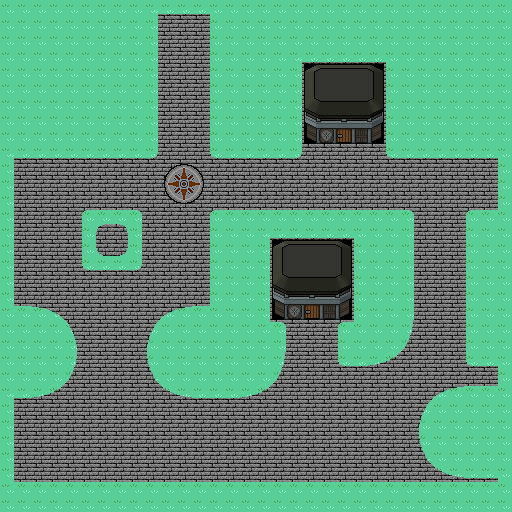

Rendered tile map (Tiled .tmx) drawn with the repository's tilesets; below, a short description and the full map source, tile grids included:
An orthogonal 32x32 tile map with 16x16 px tiles, 1 tile layer (Graphics), 5 tilesets and 10 objects.

<map version="1.0" tiledversion="2017.07.25" orientation="orthogonal" renderorder="right-down" width="32" height="32" tilewidth="16" tileheight="16" nextobjectid="28">
 <tileset firstgid="1" name="Compass" tilewidth="16" tileheight="16" tilecount="9" columns="3">
  <image source="Game/Tiles/True_Compass/Compass.png" width="48" height="48" />
 </tileset>
 <tileset firstgid="10" name="Stone_Brick_to_Grass" tilewidth="16" tileheight="16" tilecount="36" columns="6">
  <image source="Game/Tiles/Stone_Brick/Stone_Brick_to_Grass/Stone_Brick_to_Grass.png" width="96" height="96" />
 </tileset>
 <tileset firstgid="46" name="Armory" tilewidth="16" tileheight="16" tilecount="25" columns="5">
  <image source="Game/Buildings/Armory/Armory.png" width="80" height="80" />
 </tileset>
 <tileset firstgid="71" name="Big_Curve" tilewidth="16" tileheight="16" tilecount="72" columns="6">
  <image source="Game/WIP/Big_Curve.png" width="96" height="192" />
 </tileset>
 <tileset firstgid="143" name="Plot_Holes" tilewidth="16" tileheight="16" tilecount="24" columns="4">
  <image source="Game/WIP/Plot_Holes.png" width="64" height="96" />
 </tileset>
 <layer name="Graphics" width="32" height="32">
  <data encoding="csv">
20,20,20,20,20,20,20,20,20,45,26,26,26,43,20,20,20,20,20,20,20,20,20,20,20,20,20,20,20,20,20,20,
20,20,20,20,20,20,20,20,20,21,17,17,17,19,20,20,20,20,20,20,20,20,20,20,20,20,20,20,20,20,20,20,
20,20,20,20,20,20,20,20,20,21,17,17,17,19,20,20,20,20,20,20,20,20,20,20,20,20,20,20,20,20,20,20,
20,20,20,20,20,20,20,20,20,21,17,17,17,19,20,20,20,20,45,26,26,26,26,26,43,20,20,20,20,20,20,20,
20,20,20,20,20,20,20,20,20,21,17,17,17,19,20,20,20,20,21,46,47,48,49,50,19,20,20,20,20,20,20,20,
20,20,20,20,20,20,20,20,20,21,17,17,17,19,20,20,20,20,21,51,52,53,54,55,19,20,20,20,20,20,20,20,
20,20,20,20,20,20,20,20,20,21,17,17,17,19,20,20,20,20,21,56,57,58,59,60,19,20,20,20,20,20,20,20,
20,20,20,20,20,20,20,20,20,21,17,17,17,19,20,20,20,20,21,61,62,63,64,65,19,20,20,20,20,20,20,20,
20,20,20,20,20,20,20,20,20,21,17,17,17,19,20,20,20,20,21,66,67,68,69,70,19,20,20,20,20,20,20,20,
45,26,26,26,26,26,26,26,26,27,17,17,17,25,26,26,26,26,27,17,17,17,17,17,25,26,26,26,26,26,26,43,
21,17,17,17,17,17,17,17,17,17,1,2,3,17,17,17,17,17,17,17,17,17,17,17,17,17,17,17,17,17,17,19,
21,17,17,17,17,17,17,17,17,17,4,5,6,17,17,17,17,17,17,17,17,17,17,17,17,17,17,17,17,17,17,19,
21,17,17,17,17,17,17,17,17,17,7,8,9,17,17,17,17,17,17,17,17,17,17,17,17,17,17,17,17,17,17,19,
21,17,17,17,17,13,14,14,15,17,17,17,17,13,14,14,14,14,14,14,14,14,14,14,14,15,17,17,17,13,14,31,
21,17,17,17,17,19,159,160,21,17,17,17,17,19,20,20,45,26,26,26,26,26,43,20,20,21,17,17,17,19,20,20,
21,17,17,17,17,19,163,164,21,17,17,17,17,19,20,20,21,46,47,48,49,50,19,20,20,21,17,17,17,19,20,20,
21,17,17,17,17,25,26,26,27,17,17,17,17,19,20,20,21,51,52,53,54,55,19,20,20,21,17,17,17,19,20,20,
21,17,17,17,17,17,17,17,17,17,17,17,17,19,20,20,21,56,57,58,59,60,19,20,20,21,17,17,17,19,20,20,
21,17,17,17,17,17,17,17,17,17,17,17,17,19,20,20,21,61,62,63,64,65,19,20,20,21,17,17,17,19,20,20,
33,14,74,75,76,17,17,17,17,71,72,73,14,31,20,20,21,66,67,68,69,70,19,20,20,21,17,17,17,19,20,20,
20,20,80,81,82,17,17,17,17,77,78,79,20,20,20,20,33,15,17,17,17,13,31,92,93,94,17,17,17,19,20,20,
20,20,86,87,88,17,17,17,17,83,84,85,20,20,20,20,20,21,17,17,17,19,20,98,99,100,17,17,17,19,20,20,
20,20,92,93,94,17,17,17,17,89,90,91,20,20,20,92,93,94,17,17,17,25,26,104,105,106,17,17,17,25,26,43,
20,20,98,99,100,17,17,17,17,95,96,97,20,20,20,98,99,100,17,17,17,17,17,17,17,17,17,17,17,17,17,19,
45,26,104,105,106,17,17,17,17,101,102,103,26,26,26,104,105,106,17,17,17,17,17,17,17,17,71,72,73,14,14,31,
21,17,17,17,17,17,17,17,17,17,17,17,17,17,17,17,17,17,17,17,17,17,17,17,17,17,77,78,79,20,20,20,
21,17,17,17,17,17,17,17,17,17,17,17,17,17,17,17,17,17,17,17,17,17,17,17,17,17,83,84,85,20,20,20,
21,17,17,17,17,17,17,17,17,17,17,17,17,17,17,17,17,17,17,17,17,17,17,17,17,17,89,90,91,20,20,20,
21,17,17,17,17,17,17,17,17,17,17,17,17,17,17,17,17,17,17,17,17,17,17,17,17,17,95,96,97,20,20,20,
21,17,17,17,17,17,17,17,17,17,17,17,17,17,17,17,17,17,17,17,17,17,17,17,17,17,101,102,103,26,26,43,
33,14,14,14,14,14,14,14,14,14,14,14,14,14,14,14,14,14,14,14,14,14,14,14,14,14,14,14,14,14,14,31,
20,20,20,20,20,20,20,20,20,20,20,20,20,20,20,20,20,20,20,20,20,20,20,20,20,20,20,20,20,20,20,20
</data>
 </layer>
 <objectgroup name="Generic Objects">
  <object id="3" x="305" y="65.5" width="80" height="78.5" />
  <object id="25" x="270.909" y="239.818" width="32.7273" height="71.6364" />
  <object id="26" x="320.909" y="239.091" width="31.0909" height="72.1818" />
  <object id="27" x="304.364" y="240" width="15.8182" height="2" />
 </objectgroup>
 <objectgroup name="Armory Door">
  <object id="14" x="336.5" y="129.5" width="14" height="15.5" />
  <object id="23" x="304.364" y="309.636" width="16" height="1.09091" />
 </objectgroup>
 <objectgroup name="Bounds">
  <object id="10" x="0.666667" y="2" width="2" height="507.333" />
  <object id="11" x="2" y="508" width="507.333" height="2.66667" />
  <object id="12" x="509.333" y="2" width="2" height="510" />
  <object id="13" x="2.66667" y="2.66667" width="513.333" height="1.33333" />
 </objectgroup>
</map>
